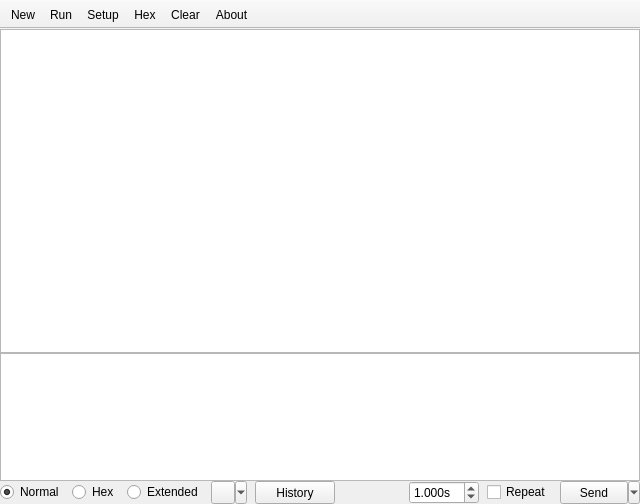
<?xml version="1.0" encoding="UTF-8"?>
<ui version="4.0">
 <class>MainWindow</class>
 <widget class="QMainWindow" name="MainWindow">
  <property name="geometry">
   <rect>
    <x>0</x>
    <y>0</y>
    <width>640</width>
    <height>504</height>
   </rect>
  </property>
  <property name="baseSize">
   <size>
    <width>640</width>
    <height>504</height>
   </size>
  </property>
  <property name="windowTitle">
   <string>pqcom</string>
  </property>
  <widget class="QWidget" name="centralwidget">
   <layout class="QVBoxLayout" name="verticalLayout">
    <property name="spacing">
     <number>0</number>
    </property>
    <property name="margin">
     <number>0</number>
    </property>
    <item>
     <widget class="QTextEdit" name="recvTextEdit">
      <property name="sizePolicy">
       <sizepolicy hsizetype="Expanding" vsizetype="MinimumExpanding">
        <horstretch>0</horstretch>
        <verstretch>0</verstretch>
       </sizepolicy>
      </property>
      <property name="font">
       <font>
        <family>Droid Sans Mono</family>
       </font>
      </property>
      <property name="readOnly">
       <bool>true</bool>
      </property>
     </widget>
    </item>
    <item>
     <widget class="QPlainTextEdit" name="sendPlainTextEdit">
      <property name="sizePolicy">
       <sizepolicy hsizetype="Expanding" vsizetype="MinimumExpanding">
        <horstretch>0</horstretch>
        <verstretch>0</verstretch>
       </sizepolicy>
      </property>
      <property name="minimumSize">
       <size>
        <width>0</width>
        <height>32</height>
       </size>
      </property>
      <property name="maximumSize">
       <size>
        <width>16777215</width>
        <height>128</height>
       </size>
      </property>
      <property name="baseSize">
       <size>
        <width>0</width>
        <height>0</height>
       </size>
      </property>
      <property name="font">
       <font>
        <family>Droid Sans Mono</family>
       </font>
      </property>
     </widget>
    </item>
    <item>
     <layout class="QHBoxLayout" name="horizontalLayout">
      <property name="spacing">
       <number>8</number>
      </property>
      <property name="leftMargin">
       <number>0</number>
      </property>
      <property name="topMargin">
       <number>0</number>
      </property>
      <property name="rightMargin">
       <number>0</number>
      </property>
      <item>
       <widget class="QRadioButton" name="normalRadioButton">
        <property name="text">
         <string>Normal</string>
        </property>
        <property name="checked">
         <bool>true</bool>
        </property>
       </widget>
      </item>
      <item>
       <widget class="QRadioButton" name="hexRadioButton">
        <property name="text">
         <string>Hex</string>
        </property>
       </widget>
      </item>
      <item>
       <widget class="QRadioButton" name="extendRadioButton">
        <property name="text">
         <string>Extended</string>
        </property>
       </widget>
      </item>
      <item>
       <widget class="QToolButton" name="collectButton">
        <property name="sizePolicy">
         <sizepolicy hsizetype="Fixed" vsizetype="Preferred">
          <horstretch>0</horstretch>
          <verstretch>0</verstretch>
         </sizepolicy>
        </property>
        <property name="minimumSize">
         <size>
          <width>0</width>
          <height>20</height>
         </size>
        </property>
        <property name="text">
         <string/>
        </property>
        <property name="popupMode">
         <enum>QToolButton::MenuButtonPopup</enum>
        </property>
       </widget>
      </item>
      <item>
       <widget class="QPushButton" name="historyButton">
        <property name="sizePolicy">
         <sizepolicy hsizetype="Minimum" vsizetype="Preferred">
          <horstretch>0</horstretch>
          <verstretch>0</verstretch>
         </sizepolicy>
        </property>
        <property name="text">
         <string>History</string>
        </property>
       </widget>
      </item>
      <item>
       <spacer name="horizontalSpacer">
        <property name="orientation">
         <enum>Qt::Horizontal</enum>
        </property>
        <property name="sizeHint" stdset="0">
         <size>
          <width>40</width>
          <height>20</height>
         </size>
        </property>
       </spacer>
      </item>
      <item>
       <widget class="QDoubleSpinBox" name="periodSpinBox">
        <property name="enabled">
         <bool>true</bool>
        </property>
        <property name="suffix">
         <string>s</string>
        </property>
        <property name="decimals">
         <number>3</number>
        </property>
        <property name="value">
         <double>1.000000000000000</double>
        </property>
       </widget>
      </item>
      <item>
       <widget class="QCheckBox" name="repeatCheckBox">
        <property name="text">
         <string>Repeat</string>
        </property>
       </widget>
      </item>
      <item>
       <widget class="QToolButton" name="sendButton">
        <property name="sizePolicy">
         <sizepolicy hsizetype="Fixed" vsizetype="Preferred">
          <horstretch>0</horstretch>
          <verstretch>0</verstretch>
         </sizepolicy>
        </property>
        <property name="minimumSize">
         <size>
          <width>80</width>
          <height>0</height>
         </size>
        </property>
        <property name="styleSheet">
         <string notr="true"/>
        </property>
        <property name="text">
         <string>Send</string>
        </property>
        <property name="popupMode">
         <enum>QToolButton::MenuButtonPopup</enum>
        </property>
        <property name="toolButtonStyle">
         <enum>Qt::ToolButtonIconOnly</enum>
        </property>
        <property name="autoRaise">
         <bool>false</bool>
        </property>
       </widget>
      </item>
     </layout>
    </item>
   </layout>
  </widget>
  <widget class="QToolBar" name="toolBar">
   <property name="windowTitle">
    <string>toolBar</string>
   </property>
   <property name="autoFillBackground">
    <bool>false</bool>
   </property>
   <property name="movable">
    <bool>false</bool>
   </property>
   <property name="allowedAreas">
    <set>Qt::TopToolBarArea</set>
   </property>
   <property name="floatable">
    <bool>false</bool>
   </property>
   <attribute name="toolBarArea">
    <enum>TopToolBarArea</enum>
   </attribute>
   <attribute name="toolBarBreak">
    <bool>false</bool>
   </attribute>
   <addaction name="actionNew"/>
   <addaction name="actionRun"/>
   <addaction name="actionSetup"/>
   <addaction name="actionHex"/>
   <addaction name="actionClear"/>
   <addaction name="actionAbout"/>
  </widget>
  <action name="actionSetup">
   <property name="text">
    <string>Setup</string>
   </property>
  </action>
  <action name="actionNew">
   <property name="text">
    <string>New</string>
   </property>
   <property name="toolTip">
    <string>New Window</string>
   </property>
  </action>
  <action name="actionHex">
   <property name="checkable">
    <bool>true</bool>
   </property>
   <property name="text">
    <string>Hex</string>
   </property>
   <property name="toolTip">
    <string>View HEX format data</string>
   </property>
   <property name="visible">
    <bool>true</bool>
   </property>
  </action>
  <action name="actionRun">
   <property name="checkable">
    <bool>true</bool>
   </property>
   <property name="text">
    <string>Run</string>
   </property>
   <property name="toolTip">
    <string>Run</string>
   </property>
  </action>
  <action name="actionAbout">
   <property name="text">
    <string>About</string>
   </property>
  </action>
  <action name="actionClear">
   <property name="text">
    <string>Clear</string>
   </property>
   <property name="toolTip">
    <string>Clear</string>
   </property>
  </action>
 </widget>
 <tabstops>
  <tabstop>sendPlainTextEdit</tabstop>
  <tabstop>sendButton</tabstop>
  <tabstop>repeatCheckBox</tabstop>
  <tabstop>periodSpinBox</tabstop>
  <tabstop>historyButton</tabstop>
  <tabstop>extendRadioButton</tabstop>
  <tabstop>hexRadioButton</tabstop>
  <tabstop>normalRadioButton</tabstop>
  <tabstop>recvTextEdit</tabstop>
 </tabstops>
 <resources/>
 <connections/>
</ui>
